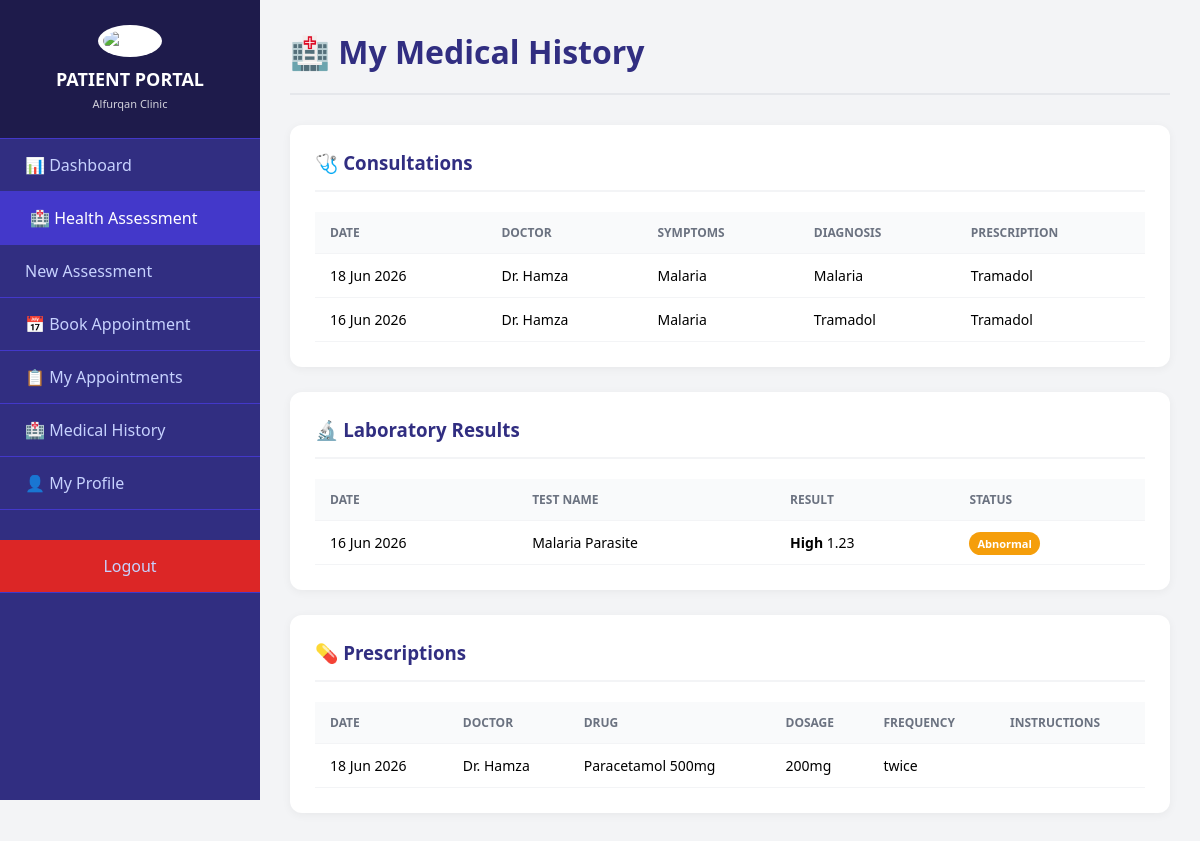
The app's page /patient/medical_history.php (signed in) with its own data.
### tables this page shows
CREATE TABLE `consultations` (
  `id` int(11) NOT NULL,
  `patient_id` int(11) NOT NULL,
  `doctor_id` int(11) NOT NULL,
  `symptoms` text DEFAULT NULL,
  `diagnosis` text DEFAULT NULL,
  `prescription` text DEFAULT NULL,
  `visit_date` timestamp NOT NULL DEFAULT current_timestamp()
);

CREATE TABLE `users` (
  `id` int(11) NOT NULL,
  `username` varchar(50) NOT NULL,
  `password` varchar(255) NOT NULL,
  `role` enum('admin','doctor','nurse','pharmacist','lab_technician') NOT NULL,
  `created_at` timestamp NOT NULL DEFAULT current_timestamp()
);

CREATE TABLE `lab_requests` (
  `id` int(11) NOT NULL,
  `patient_id` int(11) NOT NULL,
  `doctor_id` int(11) NOT NULL,
  `test_id` int(11) NOT NULL,
  `request_date` timestamp NOT NULL DEFAULT current_timestamp(),
  `priority` enum('Routine','Urgent','Emergency') DEFAULT 'Routine',
  `clinical_notes` text DEFAULT NULL,
  `status` enum('Pending','In Progress','Completed','Cancelled') DEFAULT 'Pending',
  `collected_by` int(11) DEFAULT NULL,
  `collection_time` timestamp NULL DEFAULT NULL
);

CREATE TABLE `lab_tests` (
  `id` int(11) NOT NULL,
  `test_name` varchar(150) NOT NULL,
  `test_code` varchar(20) DEFAULT NULL,
  `category` varchar(50) DEFAULT NULL,
  `sample_type` varchar(50) DEFAULT NULL,
  `unit_price` decimal(10,2) DEFAULT NULL,
  `reference_range` text DEFAULT NULL,
  `is_active` tinyint(1) DEFAULT 1,
  `created_at` timestamp NOT NULL DEFAULT current_timestamp()
);

CREATE TABLE `lab_results` (
  `id` int(11) NOT NULL,
  `request_id` int(11) NOT NULL,
  `result_value` text DEFAULT NULL,
  `result_unit` varchar(50) DEFAULT NULL,
  `reference_min` varchar(50) DEFAULT NULL,
  `reference_max` varchar(50) DEFAULT NULL,
  `result_status` enum('Normal','Abnormal','Critical') DEFAULT 'Normal',
  `technician_id` int(11) DEFAULT NULL,
  `result_date` timestamp NOT NULL DEFAULT current_timestamp(),
  `notes` text DEFAULT NULL
);

CREATE TABLE `prescriptions` (
  `id` int(11) NOT NULL,
  `patient_id` int(11) NOT NULL,
  `doctor_id` int(11) NOT NULL,
  `consultation_id` int(11) DEFAULT NULL,
  `drug_id` int(11) DEFAULT NULL,
  `drug_name` varchar(150) DEFAULT NULL,
  `dosage` varchar(100) DEFAULT NULL,
  `frequency` varchar(100) DEFAULT NULL,
  `duration` varchar(100) DEFAULT NULL,
  `quantity` int(11) DEFAULT NULL,
  `instructions` text DEFAULT NULL,
  `prescribed_date` timestamp NOT NULL DEFAULT current_timestamp(),
  `status` enum('Pending','Dispensed','Cancelled') DEFAULT 'Pending'
);

### patient/medical_history.php (the view, shortened to what this page needs)
<?php
include '../config/db.php';
$patient_id = $_SESSION['patient_id'];
$consultations = $conn->query("SELECT c.*, u.username as doctor_name FROM consultations c JOIN users u ON c.doctor_id = u.id WHERE c.patient_id = $patient_id ORDER BY c.visit_date DESC");
$lab_results = $conn->query("SELECT lr.*, lt.test_name, lres.result_value, lres.result_unit, lres.result_status
                             FROM lab_requests lr
                             JOIN lab_tests lt ON lr.test_id = lt.id
                             LEFT JOIN lab_results lres ON lr.id = lres.request_id
                             WHERE lr.patient_id = $patient_id AND lr.status = 'Completed'
                             ORDER BY lr.request_date DESC");
$prescriptions = $conn->query("SELECT p.*, u.username as doctor_name FROM prescriptions p JOIN users u ON p.doctor_id = u.id WHERE p.patient_id = $patient_id ORDER BY p.prescribed_date DESC");
?>
<!DOCTYPE html>
<html lang="en">
<head>
</head>
<body>
    <div class="sidebar">
        <div class="sidebar-header">
            <img src="../assets/logo.png" alt="Logo">
            <h2>PATIENT PORTAL</h2><small>Alfurqan Clinic</small>
        </div>
        <div class="sidebar-menu">
    <a href="dashboard.php">📊 Dashboard</a>
    <a href="symptoms_dashboard.php" class="active">🏥 Health Assessment</a>
    <a href="health_assessment.php"> New Assessment</a>
    <a href="book_appointment.php">📅 Book Appointment</a>
    <a href="my_appointments.php">📋 My Appointments</a>
    <a href="medical_history.php">🏥 Medical History</a>
    <a href="profile.php">👤 My Profile</a>
    <a href="logout.php" class="logout-btn"> Logout</a>
</div>
    </div>
    <div class="main-content">
        <div class="header"><h1>🏥 My Medical History</h1></div>
        <div class="section">
            <h3>🩺 Consultations</h3>
            <?php if ($consultations->num_rows > 0): ?>
            <table>
                <thead><tr><th>Date</th><th>Doctor</th><th>Symptoms</th><th>Diagnosis</th><th>Prescription</th></tr></thead>
                <tbody>
                    <?php while($c = $consultations->fetch_assoc()): ?>
                    <tr>
                        <td><?php echo date('d M Y', strtotime($c['visit_date'])); ?></td>
                        <td>Dr. <?php echo htmlspecialchars($c['doctor_name']); ?></td>
                        <td><?php echo htmlspecialchars($c['symptoms']); ?></td>
                        <td><?php echo htmlspecialchars($c['diagnosis']); ?></td>
                        <td><?php echo htmlspecialchars($c['prescription']); ?></td>
                    </tr>
                    <?php endwhile; ?>
                </tbody>
            </table>
            <?php else: ?>
            <p style="color: #6b7280; text-align: center; padding: 20px;">No consultation records found.</p>
            <?php endif; ?>
        </div>
        <div class="section">
            <h3>🔬 Laboratory Results</h3>
            <?php if ($lab_results->num_rows > 0): ?>
            <table>
                <thead><tr><th>Date</th><th>Test Name</th><th>Result</th><th>Status</th></tr></thead>
                <tbody>
                    <?php while($l = $lab_results->fetch_assoc()): ?>
                    <tr>
                        <td><?php echo date('d M Y', strtotime($l['request_date'])); ?></td>
                        <td><?php echo htmlspecialchars($l['test_name']); ?></td>
                        <td><strong><?php echo htmlspecialchars($l['result_value'] ?? 'N/A'); ?></strong> <?php echo htmlspecialchars($l['result_unit'] ?? ''); ?></td>
                        <td><span class="badge bg-<?php echo strtolower($l['result_status'] ?? 'normal'); ?>"><?php echo ucfirst($l['result_status'] ?? 'Normal'); ?></span></td>
                    </tr>
                    <?php endwhile; ?>
                </tbody>
            </table>
            <?php else: ?>
            <p style="color: #6b7280; text-align: center; padding: 20px;">No lab results found.</p>
            <?php endif; ?>
        </div>
        <div class="section">
            <h3>💊 Prescriptions</h3>
            <?php if ($prescriptions->num_rows > 0): ?>
            <table>
                <thead><tr><th>Date</th><th>Doctor</th><th>Drug</th><th>Dosage</th><th>Frequency</th><th>Instructions</th></tr></thead>
                <tbody>
                    <?php while($p = $prescriptions->fetch_assoc()): ?>
                    <tr>
                        <td><?php echo date('d M Y', strtotime($p['prescribed_date'])); ?></td>
                        <td>Dr. <?php echo htmlspecialchars($p['doctor_name']); ?></td>
                        <td><?php echo htmlspecialchars($p['drug_name']); ?></td>
                        <td><?php echo htmlspecialchars($p['dosage']); ?></td>
                        <td><?php echo htmlspecialchars($p['frequency']); ?></td>
                        <td><?php echo htmlspecialchars($p['instructions']); ?></td>
                    </tr>
                    <?php endwhile; ?>
                </tbody>
            </table>
            <?php else: ?>
            <p style="color: #6b7280; text-align: center; padding: 20px;">No prescriptions found.</p>
            <?php endif; ?>
        </div>
    </div>
</body>
</html>

### patient/medical_history.php (style rules this page uses)
* { margin: 0; padding: 0; box-sizing: border-box; }
body { font-family: 'Segoe UI', sans-serif; background: #f3f4f6; display: flex; }
.sidebar { width: 260px; background: #312e81; color: white; height: 100vh; position: fixed; }
.sidebar-header { text-align: center; padding: 25px 20px; border-bottom: 1px solid #4338ca; background: #1e1b4b; }
.sidebar-header img { width: 70px; height: 70px; margin-bottom: 10px; background: white; border-radius: 50%; padding: 5px; }
.sidebar-header h2 { font-size: 18px; }
.sidebar-header small { font-size: 11px; opacity: 0.8; }
.sidebar-menu a { display: flex; align-items: center; gap: 15px; padding: 15px 25px; color: #c7d2fe; text-decoration: none; border-bottom: 1px solid #4338ca; transition: 0.3s; }
.sidebar-menu a:hover, .sidebar-menu a.active { background: #4338ca; color: white; padding-left: 30px; }
.logout-btn { background: #dc2626 !important; justify-content: center; margin-top: 30px; }
.main-content { margin-left: 260px; padding: 30px; width: calc(100% - 260px); }
.header { display: flex; justify-content: space-between; margin-bottom: 30px; padding-bottom: 20px; border-bottom: 2px solid #e5e7eb; }
.header h1 { color: #312e81; }
.section { background: white; padding: 25px; border-radius: 12px; box-shadow: 0 2px 10px rgba(0,0,0,0.05); margin-bottom: 25px; }
.section h3 { color: #312e81; margin-bottom: 20px; border-bottom: 2px solid #f3f4f6; padding-bottom: 15px; }
table { width: 100%; border-collapse: collapse; }
th, td { padding: 12px 15px; text-align: left; border-bottom: 1px solid #f3f4f6; font-size: 14px; }
th { background: #f9fafb; color: #6b7280; font-size: 12px; text-transform: uppercase; }
.badge { padding: 4px 8px; border-radius: 12px; font-size: 11px; color: white; font-weight: 600; }
.bg-abnormal { background: #f59e0b; }

### records on screen
consultations: visit_date "18 Jun 2026", doctor.username "Hamza", symptoms "Malaria", diagnosis "Malaria", prescription "Tramadol"
consultations: visit_date "16 Jun 2026", doctor.username "Hamza", symptoms "Malaria", diagnosis "Tramadol", prescription "Tramadol"
lab_requests: request_date "16 Jun 2026", test.test_name "Malaria Parasite", lab_results.result_value "High", lab_results.result_unit "1.23", lab_results.result_status "Abnormal"
prescriptions: prescribed_date "18 Jun 2026", doctor.username "Hamza", drug_name "Paracetamol 500mg", dosage "200mg", frequency "twice"
